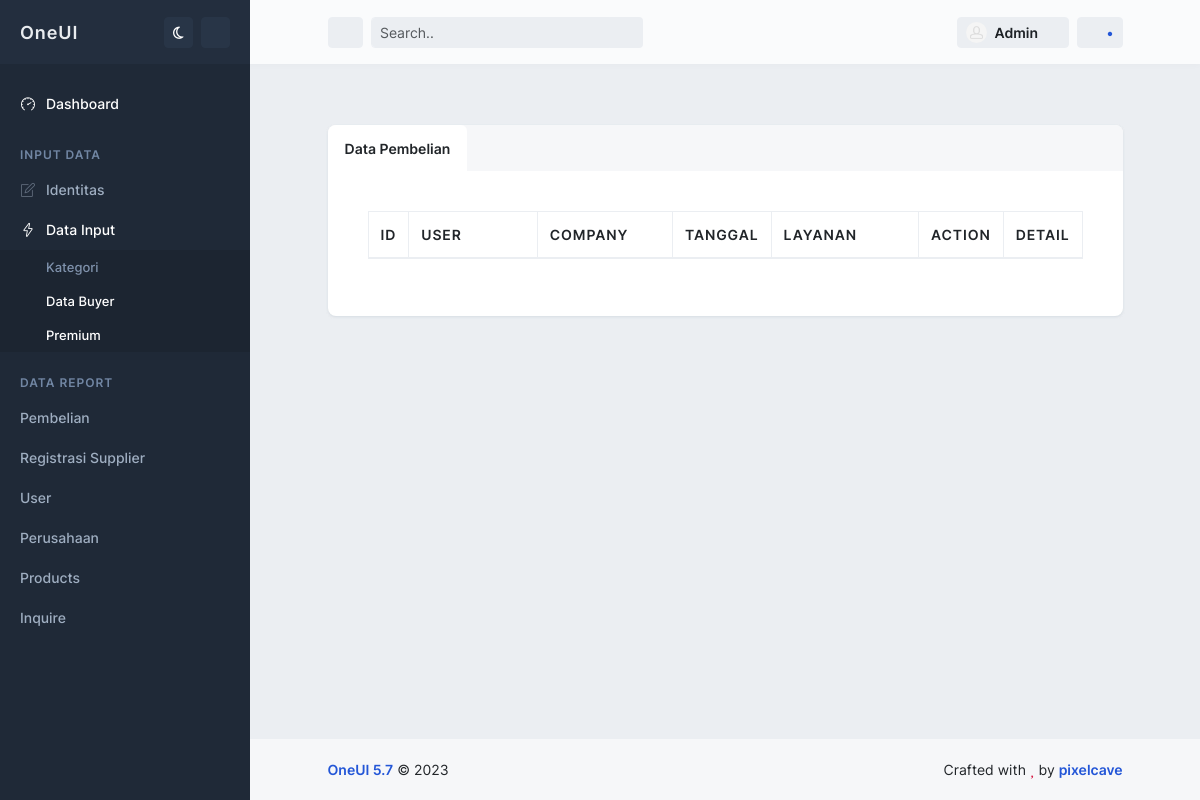
The page /index.php/admin/pembelian on the database as committed earlier.
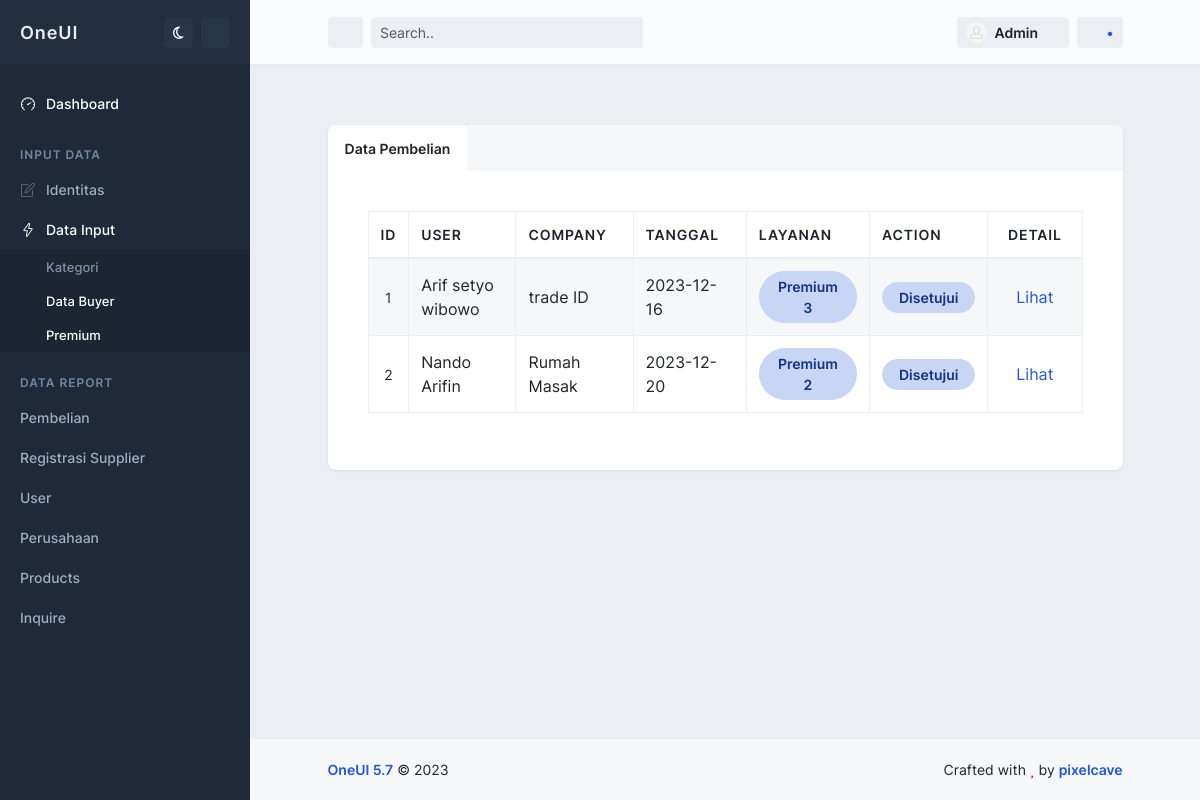
The same page on the database as committed later.
### tables this page shows
CREATE TABLE `pembelian` (
  `idpembelian` int(11) NOT NULL,
  `idcompany` int(11) NOT NULL,
  `namaPembelian` varchar(255) NOT NULL,
  `emailPembelian` varchar(255) NOT NULL,
  `tglPembelian` date NOT NULL,
  `gambarPembelian` text DEFAULT NULL,
  `idpremium` int(11) NOT NULL,
  `statusPembelian` int(1) DEFAULT NULL,
  `statusAdmin` int(1) DEFAULT NULL
);

CREATE TABLE `company` (
  `idcompany` int(11) NOT NULL,
  `namaPerusahaan` varchar(255) DEFAULT NULL,
  `alamat` text DEFAULT NULL,
  `kota` varchar(255) DEFAULT NULL,
  `gambarCompany` varchar(255) DEFAULT NULL,
  `deskripsiPendek` text DEFAULT NULL,
  `deskripsiPanjang` text DEFAULT NULL,
  `instagram` varchar(255) DEFAULT NULL,
  `facebook` varchar(255) DEFAULT NULL,
  `linkedin` varchar(255) DEFAULT NULL,
  `website` varchar(255) DEFAULT NULL,
  `idsupplier` int(11) NOT NULL,
  `idkategori` int(11) NOT NULL,
  `idsubkategori_a` int(11) NOT NULL
);

CREATE TABLE `premium` (
  `idpremium` int(11) NOT NULL,
  `namaPremium` varchar(255) NOT NULL,
  `hargaPremium` varchar(255) NOT NULL,
  `waktuPremium` varchar(255) NOT NULL
);

### application/controllers/Admin/Pembelian.php (called while the page is built, shortened)
<?php
class Pembelian extends CI_Controller {
    public function __construct()
    {
        $this->load->model('M_Premium');
        $this->load->model('M_Member');
    }
    public function index()
    {
        $data = [
            'premium' => $this->M_Premium->getPembelian(),
            'header' => 'template/v_header_admin',
            'footer' => 'template/v_footer_admin',
        ];
        return $this->load->view('admin/v_pembelian',$data);
    }
}

### index.php (called while the page is built, shortened)
<?php
require_once BASEPATH.'core/CodeIgniter.php';

### application/models/M_Premium.php (called while the page is built, shortened)
<?php
class M_Premium extends CI_Model {
    function getPembelian() {
        $this->db->select('*')
                ->from('pembelian')
                ->join('company', 'company.idcompany = pembelian.idcompany')
                ->join('premium', 'premium.idpremium = pembelian.idpremium');
        return $this->db->get()->result();
    }
}

### application/views/admin/v_pembelian.php (the view, shortened to what this page needs)
<?php $this->load->view($header)?>
<main id="main-container">
            <div class="content">
            </div>
        <div class="content">
          <div class="block block-rounded overflow-hidden">
            <ul class="nav nav-tabs nav-tabs-block" role="tablist">
              <li class="nav-item">
                <button type="button" class="nav-link active" id="search-projects-tab" data-bs-toggle="tab" data-bs-target="#search-projects" role="tab" aria-controls="search-projects" aria-selected="true">Data Pembelian</button>
              </li>
            </ul>
            <div class="block-content tab-content overflow-hidden">
              <div class="tab-pane fade fade-up show active" id="search-projects" role="tabpanel" aria-labelledby="search-projects-tab" tabindex="0">
                <div class="block block-rounded">
                    <div class="block-content block-content-full">
                        <table class="table table-bordered  table-striped table-vcenter js-dataTable-responsive js-dataTable-button">
                            <thead>
                                <tr >
                                    <th class="text-center" style="width: 80px;">ID</th>
                                    <th class="d-none d-sm-table-cell" style="width: 30%;">User</th>
                                    <th class="d-none d-sm-table-cell" style="width: 25%;">Company</th>
                                    <th class="d-none d-sm-table-cell" style="width: 10%;">Tanggal</th>
                                    <th class="d-none d-sm-table-cell" style="width: 30%;">Layanan</th>
                                    <th class="d-none d-sm-table-cell" style="width: 30%;">Action</th>
                                    <th class="d-none d-sm-table-cell text-center" style="width: 15%;">Detail</th>
                                </tr>
                            </thead>
                            <tbody>
                                <?php $no=1; foreach ($premium as $data) : ?>
                                <tr>
                                    <td class="text-center fs-sm"><?= $no++;?></td>
                                    <td class="d-none d-sm-table-cell" style="width: 30%;"><?= $data->namaPembelian ?></td>
                                    <td class="d-none d-sm-table-cell" style="width: 25%;"><?= $data->namaPerusahaan ?></td>
                                    <td class="d-none d-sm-table-cell" style="width: 25%;"><?= $data->tglPembelian ?></td>
                                    <td class="d-none text-center d-sm-table-cell" style="width: 30%;">
                                      <button class="btn rounded-pill px-3 btn-sm btn-alt-primary"><?= $data->namaPremium ?> </button>
                                    </td>
                                    <td class="d-none d-sm-table-cell" style="width: 30%;">
                                    <?php if ($data->statusAdmin == 0) : ?>
                                        <button class="btn rounded-pill px-3 btn-sm btn-alt-primary">Ditolak </button>
                                    <?php else : ?>
                                        <button class="btn rounded-pill px-3 btn-sm btn-alt-primary">Disetujui </button>
                                    <?php endif; ?>
                                    </td>
                                    <td class="d-none d-sm-table-cell" style="width: 30%;">
                                      <a href="<?= base_url('admin/pembelian/detail/'.$data->idpembelian) ?>" class=" rounded-pill px-3 btn-sm text-primary">Lihat</a>
                                    </td>
                                </tr>
                                <?php endforeach;?>
                            </tbody>
                        </table>
                    </div>
                </div>
              </div>
            </div>
          </div>
        </div>
      </main>
<?php $this->load->view($footer)?>

### application/views/template/v_header_admin.php (shortened to what this page needs)
<!doctype html>
<html lang="en">
  <head>
    <link rel="stylesheet" href="<?= base_url() ?>assets/admin/js/plugins/datatables-bs5/css/dataTables.bootstrap5.min.css">
    <link rel="stylesheet" href="<?= base_url() ?>assets/admin/js/plugins/datatables-buttons-bs5/css/buttons.bootstrap5.min.css">
    <link rel="stylesheet" href="<?= base_url() ?>assets/admin/js/plugins/datatables-responsive-bs5/css/responsive.bootstrap5.min.css">
    <link rel="stylesheet" href="<?= base_url() ?>assets/admin/js/plugins/select2/css/select2.min.css">
    <link rel="stylesheet" id="css-main" href="<?= base_url() ?>assets/admin/css/oneui.min.css">
    <link rel="stylesheet" id="css-main" href="<?= base_url() ?>assets/admin/js/plugins/magnific-popup/magnific-popup.css">
    <link rel="stylesheet" href="https://cdn.jsdelivr.net/npm/sweetalert2@11">
  </head>
  <body>
    <div id="page-container" class="sidebar-o sidebar-dark enable-page-overlay side-scroll page-header-fixed main-content-narrow">
      <nav id="sidebar" aria-label="Main Navigation">
        <div class="content-header">
          <a class="fw-semibold text-dual" href="index.html">
            <span class="smini-hide fs-5 tracking-wider">OneUI</span>
          </a>
          <div>
            <button type="button" class="btn btn-sm btn-alt-secondary" data-toggle="layout" data-action="dark_mode_toggle">
              <i class="far fa-moon"></i>
            </button>
            <div class="dropdown d-inline-block ms-1">
              <button type="button" class="btn btn-sm btn-alt-secondary" id="sidebar-themes-dropdown" data-bs-toggle="dropdown" aria-haspopup="true" aria-expanded="false">
                <i class="fa fa-brush"></i>
              </button>
            </div>
          </div>
        </div>
        <div class="js-sidebar-scroll">
          <div class="content-side">
            <ul class="nav-main">
              <li class="nav-main-item">
                <a class="nav-main-link active" href="<?= base_url('admin')?>">
                  <i class="nav-main-link-icon si si-speedometer"></i>
                  <span class="nav-main-link-name">Dashboard</span>
                </a>
              </li>
              <li class="nav-main-heading">Input Data</li>
              <li class="nav-main-item">
                <a class="nav-main-link" href=" <?php echo base_url('admin/identitas'); ?>">
                  <i class="nav-main-link-icon si si-note"></i>
                  <span class="nav-main-link-name">Identitas</span>
                </a>
              </li>
              <li class="nav-main-item open">
                <a class="nav-main-link nav-main-link-submenu" data-toggle="submenu" aria-haspopup="true" aria-expanded="false" href="#">
                  <i class="nav-main-link-icon si si-energy"></i>
                  <span class="nav-main-link-name">Data Input</span>
                </a>
                <ul class="nav-main-submenu">
                  <li class="nav-main-item">
                    <a class="nav-main-link nav-main-link-submenu" data-toggle="submenu" aria-haspopup="true" aria-expanded="false" href="#">
                      <span class="nav-main-link-name">Kategori</span>
                    </a>
                  </li>
                  <li class="nav-main-item ">
                    <a class="nav-main-link active" href="<?= base_url('admin/databuyer')?>">
                      <span class="nav-main-link-name ">Data Buyer</span>
                    </a>
                  </li>
                  <li class="nav-main-item ">
                    <a class="nav-main-link active" href="<?= base_url('admin/premium')?>">
                      <span class="nav-main-link-name ">Premium</span>
                    </a>
                  </li>
                  </li>
                </ul>
              <li class="nav-main-heading">Data Report</li>
              <li class="nav-main-item">
                <a class="nav-main-link" href="<?= base_url('admin/pembelian') ?>">
                  <span class="nav-main-link-name">Pembelian</span>
                </a>
              </li>
              <li class="nav-main-item">
                <a class="nav-main-link" href="<?= base_url('admin/supplier') ?>">
                  <span class="nav-main-link-name">Registrasi Supplier</span>
                </a>
              </li>
              <li class="nav-main-item">
                <a class="nav-main-link" href="<?= base_url('admin/user') ?>">
                  <span class="nav-main-link-name">User</span>
                </a>
              </li>
              <li class="nav-main-item">
                <a class="nav-main-link" href="<?= base_url('admin/perusahaan') ?>">
                  <span class="nav-main-link-name">Perusahaan</span>
                </a>
              </li>
              <li class="nav-main-item">
                <a class="nav-main-link" href="<?= base_url('admin/product') ?>">
                  <span class="nav-main-link-name">Products</span>
                </a>
              </li>
              <li class="nav-main-item">
                <a class="nav-main-link" href="<?= base_url('admin/inquire') ?>">
                  <span class="nav-main-link-name">Inquire</span>
                </a>
              </li>
          </div>
        </div>
      </nav>
      <header id="page-header">
        <div class="content-header">
          <div class="d-flex align-items-center">
            <button type="button" class="btn btn-sm btn-alt-secondary me-2 d-none d-lg-inline-block" data-toggle="layout" data-action="sidebar_mini_toggle">
              <i class="fa fa-fw fa-ellipsis-v"></i>
            </button>
            <form class="d-none d-md-inline-block" action="be_pages_generic_search.html" method="POST">
              <div class="input-group input-group-sm">
                <input type="text" class="form-control form-control-alt" placeholder="Search.." id="page-header-search-input2" name="page-header-search-input2">
                <span class="input-group-text border-0">
                  <i class="fa fa-fw fa-search"></i>
                </span>
              </div>
            </form>
          </div>
          <div class="d-flex align-items-center">
            <div class="dropdown d-inline-block ms-2">
              <button type="button" class="btn btn-sm btn-alt-secondary d-flex align-items-center" id="page-header-user-dropdown" data-bs-toggle="dropdown" aria-haspopup="true" aria-expanded="false">
                <img class="rounded-circle" src="<?= base_url() ?>assets/admin/media/avatars/avatar10.jpg" alt="Header Avatar" style="width: 21px;">
                <span class="d-none d-sm-inline-block ms-2">Admin</span>
                <i class="fa fa-fw fa-angle-down d-none d-sm-inline-block opacity-50 ms-1 mt-1"></i>
              </button>
            </div>
            <div class="dropdown d-inline-block ms-2">
              <button type="button" class="btn btn-sm btn-alt-secondary" id="page-header-notifications-dropdown" data-bs-toggle="dropdown" aria-haspopup="true" aria-expanded="false">
                <i class="fa fa-fw fa-bell"></i>
                <span class="text-primary">•</span>
              </button>
            </div>
          </div>
        </div>
      </header>

### application/views/template/v_footer_admin.php (shortened to what this page needs)
<footer id="page-footer" class="bg-body-light">
    <div class="content py-3">
        <div class="row fs-sm">
            <div class="col-sm-6 order-sm-2 py-1 text-center text-sm-end">
                Crafted with <i class="fa fa-heart text-danger"></i> by <a class="fw-semibold" href="https://1.envato.market/ydb" target="_blank">pixelcave</a>
            </div>
            <div class="col-sm-6 order-sm-1 py-1 text-center text-sm-start">
                <a class="fw-semibold" href="https://1.envato.market/AVD6j" target="_blank">OneUI 5.7</a> &copy; <span data-toggle="year-copy"></span>
            </div>
        </div>
    </div>
</footer>
</div>
</body>
</html>

Rows that differ between the two databases and show on the page:
added pembelian: namaPembelian "Arif setyo wibowo", idcompany.namaPerusahaan "trade ID", tglPembelian "2023-12-16", idpremium.namaPremium "Premium 3", statusAdmin "Disetujui"
added pembelian: namaPembelian "Nando Arifin", idcompany.namaPerusahaan "Rumah Masak", tglPembelian "2023-12-20", idpremium.namaPremium "Premium 2", statusAdmin "Disetujui"
